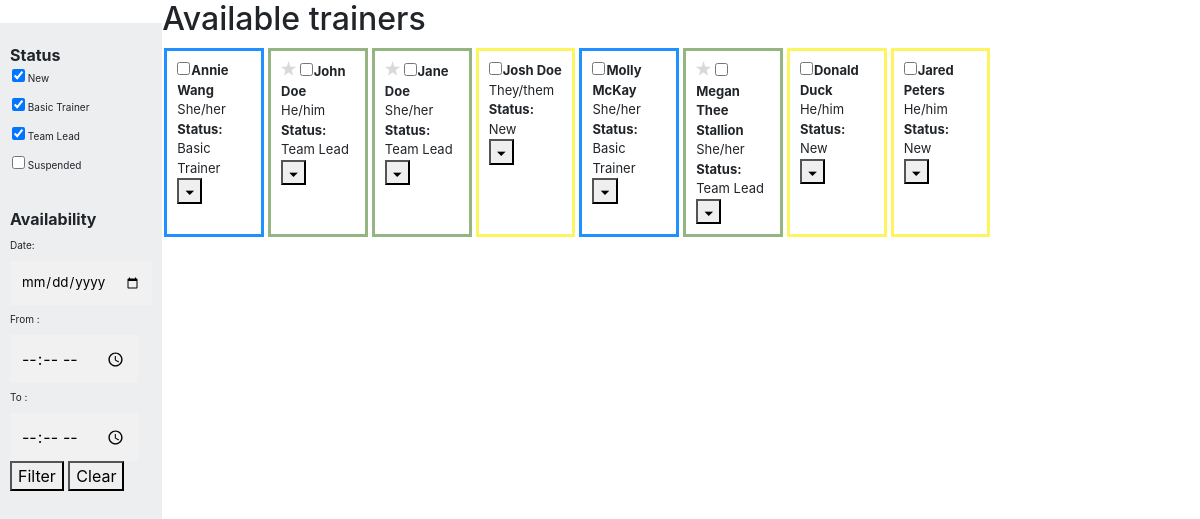
Before: /advancedsearch (signed in) with the older database file.
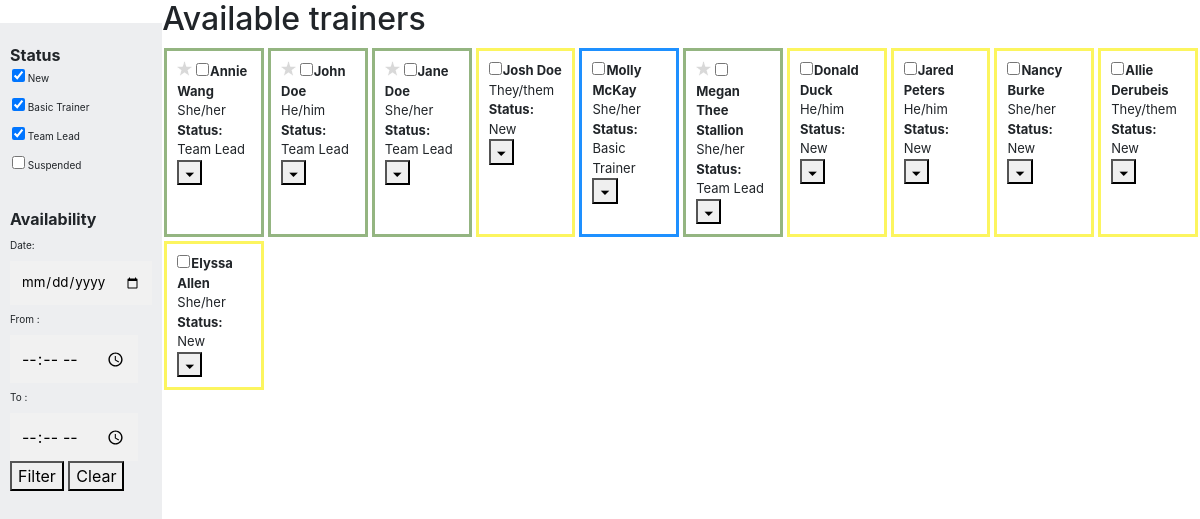
After: the same page with the newer database file.
### website/models.py (models this page shows)
class Trainer(db.Model):
    id = db.Column(db.Integer, primary_key=True)
    name = db.Column(db.String(50))
    nickname = db.Column(db.String(50))
    date_of_birth = db.Column(db.Date)
    pronouns = db.Column(db.String(50))
    race_ethnicity = db.Column(db.String(100))
    how_did_you_hear = db.Column(db.String(200))
    phone = db.Column(db.String(16))
    text_or_call = db.Column(db.String(16))
    email = db.Column(db.String(50))
    education = db.Column(db.String(100))
    lifesaver_skills = db.Column(db.String(500))
    relevant_exp = db.Column(db.String(500))
    heartsaver_interest = db.Column(db.String(4))
    gen_avail = db.Column(db.String(500))
    hrs_per_month = db.Column(db.Integer)
    languages = db.Column(db.String(50))
    availabilities = db.relationship('TrainerDate', backref = 'trainer', cascade = 'all, delete-orphan', lazy = 'dynamic')
    other_info = db.Column(db.String(1500))
    documents = db.Column(db.String(256))
    status = db.Column(db.String(100))
    assignments = db.relationship('Assignment', backref = 'trainer', cascade = 'all, delete-orphan', lazy = 'dynamic')
    admin_notes = db.Column(db.String(1500))

### website/views.py (the view)
@views.route('/advancedsearch', methods=['GET', 'POST'])
@login_required
def advancedsearch():
    trainers = Trainer.query.all()
    trainers_data = []
    for trainer in trainers:
        trainers_data.append(trainer.name)
    return render_template("advancedSearch.html", user=current_user, trainers=trainers, trainers_data=trainers_data, trainer_colors=trainer_colors)

### website/__init__.py (called while the page is built)
def create_app():
    app = Flask(__name__)
    app.config['SECRET_KEY'] = 'hjshjhdjah kjshkjdhjs'
    app.config['SQLALCHEMY_DATABASE_URI'] = f'sqlite:///{DB_NAME}'
    path = os.getcwd()
    UPLOAD_FOLDER = os.path.join(path, 'doc_uploads')
    if not os.path.isdir(UPLOAD_FOLDER):
        os.mkdir(UPLOAD_FOLDER)
    app.config['UPLOAD_FOLDER'] = UPLOAD_FOLDER
    db.init_app(app)
    from .views import views
    from .auth import auth
    app.register_blueprint(views, url_prefix='/')
    app.register_blueprint(auth, url_prefix='/')
    from .models import User
    with app.app_context():
        db.create_all()
    login_manager = LoginManager()
    login_manager.login_view = 'auth.login'
    login_manager.init_app(app)
    @login_manager.user_loader
    def load_user(id):
        return User.query.get(int(id))
    return app

### website/templates/advancedSearch.html (shortened to what this page needs)
<!DOCTYPE html>
<html>
  <head>
    <link
      rel="stylesheet"
      href="https://stackpath.bootstrapcdn.com/bootstrap/4.4.1/css/bootstrap.min.css"
    />
    <link
      rel="stylesheet"
      href="https://stackpath.bootstrapcdn.com/font-awesome/4.7.0/css/font-awesome.min.css"
    />
    <link rel="stylesheet" type="text/css" href="{{url_prefix}}/static/styles/web.css">
  <body style="max-width: 100%;">
    <div id="trainer-info-container" class="trainer-info-container">
      <div class="trainerFilterSection">
        <ul>
            <strong>Status</strong>
            <li>
                <input checked="true" type="checkbox" value="New"/>
                <label>New</label>
            </li>
            <li>
              <input checked="true" type="checkbox" value="Basic Trainer">
              <label>Basic Trainer</label>
          </li>
            <li>
                <input checked="true" type="checkbox" value="Team Lead"/>
                <label>Team Lead</label>
            </li>
            <li>
                <input type="checkbox" value="Suspended"/>
                <label>Suspended</label>
            </li></br>
            <strong>Availability</strong></br>
            <label for="date" style="font-size: x-small;">Date:</label></br>
            <input type="date" name="date" style="font-size: smaller;"/></br>
            <label for= "start_time" style="font-size: x-small;">From : &ensp;</label></br>
            <input type="time" name="start_time"/></br>
            <label for= "end_time" style="font-size: x-small;">To :&emsp;&emsp;</label></br>
            <input type="time" name="end_time"/></br>
            <button id = "filterButton" onClick="">Filter</button>
            <button id = "clearButton">Clear</button>
        </ul>
      </div>
      <div class="rating">
        <h2>Available trainers</h2>
      <div class="trainerList">
        <ul class="list-group list-group-flush" id="trainerInfoFilter">
          {% for trainer in trainers %}
          <li
            id="trainer_{{trainer.id}}"
            data-type="{{trainer.status}}"
            class="list-group-item {% if trainer.status == 'Suspended' %} hideItem {% endif %}"
            style="display: inline-block; border-width: 3px;"
          >
          {% if trainer.status == "Team Lead"%}
            <input title="Select as team lead" class="starradio" type="radio" name="stars" trainer="{{trainer.id}}" value="{{trainer.nickname}} (ID: {{trainer.id}})" onchange="disableCheckbox(this)" />
          {% endif %}
          <input
          type="checkbox"
          class="trainer-checkbox"
          name="check"
          trainer="{{trainer.id}}"
          value="{{trainer.nickname}} (ID: {{trainer.id}})"
        ><strong>{{trainer.nickname}}</strong><br>
          {{trainer.pronouns}}
          <div class="update-status"><strong>Status:</strong> {{trainer.status}} <br>
            <div class = "button-container">
              <button title="Details" id="details_{{trainer.id}}"class="show-trainer-details" onClick="showOrHideDropdown(this.id,'trainer','expand')">&#128899;</button>
            </div>
          </li>
          {% endfor %}
        </ul>
      </div>
      </div>
    </body>

### website/static/styles/web.css (style rules this page uses)
.trainer-info-container { display: grid; box-sizing: border-box !important; width: 100% !important; align-items: center !important; max-width: none !important; grid-template-columns: 1fr 9fr; }
.button-container { display: inline-block; }
.list-group-item { margin: 2px !important; padding: 10px !important; font-size: small; }
.trainerList { height:100vh; }
#trainerInfoFilter { display: grid; grid-template-columns: repeat(10, 1fr); grid-gap: 0px; }
body { margin: 0; justify-content: center; align-items: center; }
.trainerFilterSection ul { padding-left: 10px; padding-right:10px; }
.trainerFilterSection li { list-style: none; margin: 0px; padding: 2px; font-size:10px; }
.trainerFilterSection { background-color: #edeef0; height: 100vh; padding-top: 20px; width:min-content; }
.trainer-checkbox { margin-right: 1px; }
input { border: 1px solid transparent; background-color: #f1f1f1; padding: 10px; font-size: 16px; }
.starradio { position: relative; appearance: none; -webkit-appearance: none; -moz-appearance: none; width: 15px; height: 15px; background: url('unstarred.png') no-repeat; background-size: cover; cursor: pointer; border: none; outline: none; }

Changed rows visible on the page:
changed Trainer "Annie Wang": stars (not shown) → "☐"; status "Basic Trainer" → "Team Lead"
added Trainer: nickname "Nancy Burke", pronouns "She/her", status "New"
added Trainer: nickname "Allie Derubeis", pronouns "They/them", status "New"
added Trainer: nickname "Elyssa Allen", pronouns "She/her", status "New"
